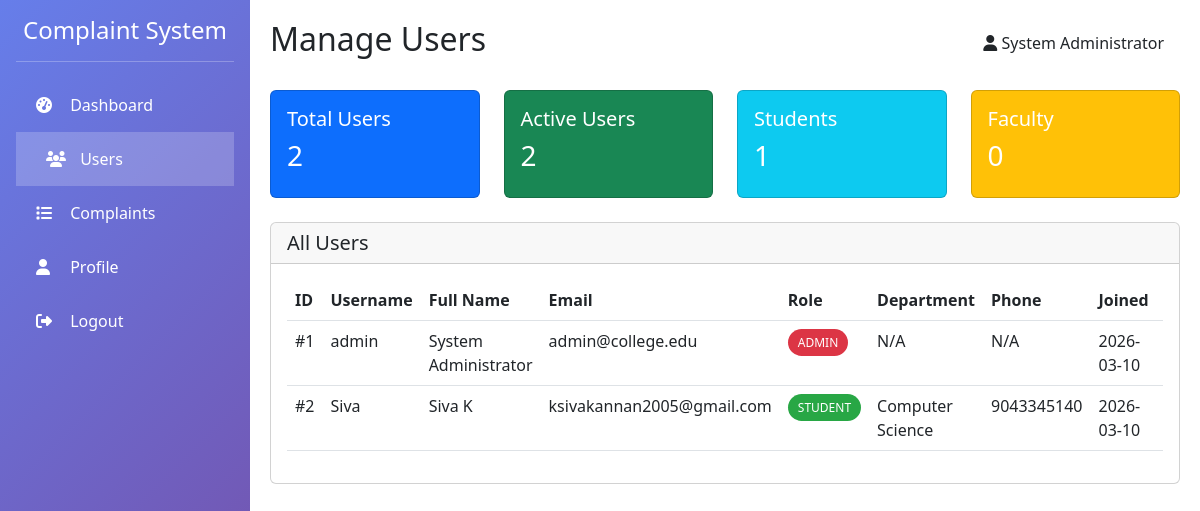
The app's page /admin/users (signed in) with its own data.
### app.py (models this page shows)
class User(db.Model):
    __tablename__ = 'user'
    id = db.Column(db.Integer, primary_key=True)
    username = db.Column(db.String(80), unique=True, nullable=False)
    password = db.Column(db.String(120), nullable=False)
    email = db.Column(db.String(120), unique=True, nullable=False)
    full_name = db.Column(db.String(120), nullable=False)
    role = db.Column(db.String(20), nullable=False, default='student')
    department = db.Column(db.String(50))
    phone = db.Column(db.String(15))
    profile_pic = db.Column(db.String(200), default='default.jpg')
    created_at = db.Column(db.DateTime, default=datetime.utcnow)
    last_login = db.Column(db.DateTime)
    status = db.Column(db.Boolean, default=True)
    complaints = db.relationship('Complaint', foreign_keys='Complaint.user_id', backref='user', lazy=True)
    assigned_complaints = db.relationship('Complaint', foreign_keys='Complaint.assigned_to', backref='assignee', lazy=True)

### app.py (the view)
@app.route('/admin/users')
@login_required
@role_required('admin')
def admin_users():
    users = User.query.all()
    return render_template('admin/users.html', users=users)

### app.py (called while the page is built)
def login_required(f):
    @wraps(f)
    def decorated_function(*args, **kwargs):
        if 'user_id' not in session:
            flash('Please login first!', 'warning')
            return redirect(url_for('login'))
        return f(*args, **kwargs)
    return decorated_function

def role_required(*roles):
    def decorator(f):
        @wraps(f)
        def decorated_function(*args, **kwargs):
            if 'role' not in session or session['role'] not in roles:
                flash('Access denied!', 'danger')
                return redirect(url_for('dashboard'))
            return f(*args, **kwargs)
        return decorated_function
    return decorator

### templates/admin/users.html (shortened to what this page needs)
<!DOCTYPE html>
<html>
<head>
    <link href="https://cdn.jsdelivr.net/npm/bootstrap@5.3.0/dist/css/bootstrap.min.css" rel="stylesheet">
    <link rel="stylesheet" href="https://cdnjs.cloudflare.com/ajax/libs/font-awesome/6.4.0/css/all.min.css">
</head>
<body>
    <div class="sidebar">
        <div class="p-3">
            <h4 class="text-white text-center">Complaint System</h4>
            <hr class="text-white">
            <a href="{{ url_for('dashboard') }}"><i class="fas fa-tachometer-alt"></i> Dashboard</a>
            <a href="{{ url_for('admin_users') }}" class="active"><i class="fas fa-users"></i> Users</a>
            <a href="{{ url_for('admin_complaints') }}"><i class="fas fa-list"></i> Complaints</a>
            <a href="{{ url_for('profile') }}"><i class="fas fa-user"></i> Profile</a>
            <a href="{{ url_for('logout') }}"><i class="fas fa-sign-out-alt"></i> Logout</a>
        </div>
    </div>
    <div class="main-content">
        <div class="d-flex justify-content-between align-items-center mb-4">
            <h2>Manage Users</h2>
            <div>
                <span class="me-3"><i class="fas fa-user"></i> {{ session['full_name'] }}</span>
            </div>
        </div>
        <div class="row mb-4">
            <div class="col-md-3">
                <div class="card bg-primary text-white">
                    <div class="card-body">
                        <h5>Total Users</h5>
                        <h3>{{ users|length }}</h3>
                    </div>
                </div>
            </div>
            <div class="col-md-3">
                <div class="card bg-success text-white">
                    <div class="card-body">
                        <h5>Active Users</h5>
                        <h3>{{ users|selectattr('status', 'equalto', true)|list|length }}</h3>
                    </div>
                </div>
            </div>
            <div class="col-md-3">
                <div class="card bg-info text-white">
                    <div class="card-body">
                        <h5>Students</h5>
                        <h3>{{ users|selectattr('role', 'equalto', 'student')|list|length }}</h3>
                    </div>
                </div>
            </div>
            <div class="col-md-3">
                <div class="card bg-warning text-white">
                    <div class="card-body">
                        <h5>Faculty</h5>
                        <h3>{{ users|selectattr('role', 'equalto', 'faculty')|list|length }}</h3>
                    </div>
                </div>
            </div>
        </div>
        <div class="card">
            <div class="card-header">
                <h5 class="mb-0">All Users</h5>
            </div>
            <div class="card-body">
                <div class="table-responsive">
                    <table class="table table-hover">
                        <thead>
                            <tr>
                                <th>ID</th>
                                <th>Username</th>
                                <th>Full Name</th>
                                <th>Email</th>
                                <th>Role</th>
                                <th>Department</th>
                                <th>Phone</th>
                                <th>Joined</th>
                                <th>Status</th>
                            </tr>
                        </thead>
                        <tbody>
                            {% for user in users %}
                            <tr>
                                <td>#{{ user.id }}</td>
                                <td>{{ user.username }}</td>
                                <td>{{ user.full_name }}</td>
                                <td>{{ user.email }}</td>
                                <td>
                                    <span class="badge-role role-{{ user.role }}">
                                        {{ user.role|upper }}
                                    </span>
                                </td>
                                <td>{{ user.department or 'N/A' }}</td>
                                <td>{{ user.phone or 'N/A' }}</td>
                                <td>{{ user.created_at.strftime('%Y-%m-%d') }}</td>
                                <td>
                                </td>
                            </tr>
                            {% endfor %}
                        </tbody>
                    </table>
                </div>
            </div>
        </div>
    </div>
</body>
</html>

### templates/admin/users.html (style rules this page uses)
.sidebar { min-height: 100vh; background: linear-gradient(135deg, #667eea 0%, #764ba2 100%); position: fixed; width: 250px; }
.sidebar a { color: white; padding: 15px 20px; text-decoration: none; display: block; transition: 0.3s; }
.sidebar a:hover, .sidebar a.active { background: rgba(255,255,255,0.2); padding-left: 30px; }
.sidebar a i { margin-right: 10px; width: 20px; }
.main-content { margin-left: 250px; padding: 20px; }
.badge-role { padding: 5px 10px; border-radius: 20px; font-size: 12px; }
.role-admin { background: #dc3545; color: white; }
.role-student { background: #28a745; color: white; }

### records on screen
User: full_name "System Administrator", id "1", username "admin", email "admin@college.edu", role "ADMIN", department "N/A", phone "N/A", created_at "2026-03-10"
User: id "2", username "Siva", full_name "Siva K", email "ksivakannan2005@gmail.com", role "STUDENT", department "Computer Science", phone "9043345140", created_at "2026-03-10"

### other values on screen
{{ users|length }} "2"
{{ users|selectattr('status', 'equalto', true)|list|length }} "2"
{{ users|selectattr('role', 'equalto', 'student')|list|length }} "1"
{{ users|selectattr('role', 'equalto', 'faculty')|list|length }} "0"
